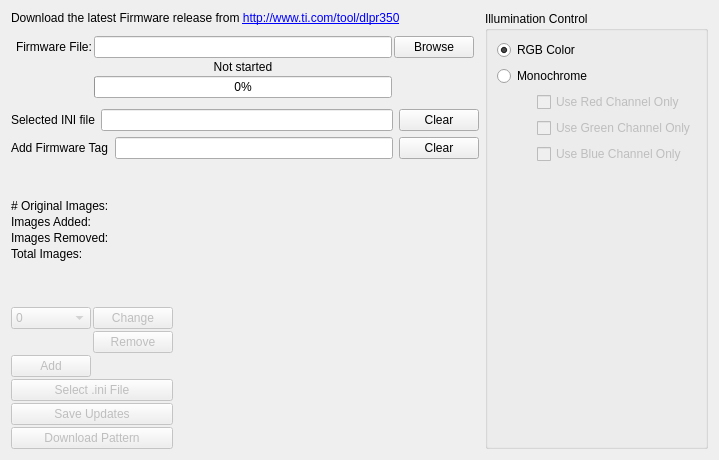
                <widget class="QWidget" name="tab_Create_Firmware">
                 <attribute name="title">
                  <string>Firmware Build</string>
                 </attribute>
                 <layout class="QFormLayout" name="formLayout_17">
                  <item row="0" column="0">
                   <layout class="QVBoxLayout" name="verticalLayout_2">
                    <item>
                     <widget class="QLabel" name="label_FWDwldLatFWLink">
                      <property name="sizePolicy">
                       <sizepolicy hsizetype="Preferred" vsizetype="Minimum">
                        <horstretch>0</horstretch>
                        <verstretch>0</verstretch>
                       </sizepolicy>
                      </property>
                      <property name="frameShape">
                       <enum>QFrame::NoFrame</enum>
                      </property>
                      <property name="frameShadow">
                       <enum>QFrame::Plain</enum>
                      </property>
                      <property name="text">
                       <string>&lt;html&gt;&lt;head/&gt;&lt;body&gt;&lt;p&gt;Download the latest Firmware release from &lt;a href=&quot;http://www.ti.com/tool/dlpr350&quot;&gt;&lt;span style=&quot; font-family:'.HelveticaNeueUI,serif'; text-decoration: underline; color:#0000ff;&quot;&gt;http://www.ti.com/tool/dlpr350&lt;/span&gt;&lt;/a&gt;&lt;/p&gt;&lt;/body&gt;&lt;/html&gt;</string>
                      </property>
                      <property name="openExternalLinks">
                       <bool>true</bool>
                      </property>
                     </widget>
                    </item>
                    <item>
                     <layout class="QGridLayout" name="gridLayout_4">
                      <property name="leftMargin">
                       <number>5</number>
                      </property>
                      <property name="topMargin">
                       <number>5</number>
                      </property>
                      <property name="rightMargin">
                       <number>5</number>
                      </property>
                      <property name="bottomMargin">
                       <number>5</number>
                      </property>
                      <property name="spacing">
                       <number>2</number>
                      </property>
                      <item row="2" column="1">
                       <widget class="QProgressBar" name="progressBar_FWFileParsing">
                        <property name="enabled">
                         <bool>true</bool>
                        </property>
                        <property name="value">
                         <number>0</number>
                        </property>
                       </widget>
                      </item>
                      <item row="1" column="1">
                       <widget class="QLabel" name="label_FWFileParseStatus">
                        <property name="text">
                         <string>Not started</string>
                        </property>
                        <property name="alignment">
                         <set>Qt::AlignCenter</set>
                        </property>
                       </widget>
                      </item>
                      <item row="0" column="1">
                       <widget class="QLineEdit" name="lineEdit_FWFileSelected">
                        <property name="toolTip">
                         <string>BMP File path</string>
                        </property>
                        <property name="readOnly">
                         <bool>true</bool>
                        </property>
                       </widget>
                      </item>
                      <item row="0" column="2">
                       <widget class="QPushButton" name="pushButton_FWSelectFWBin">
                        <property name="enabled">
                         <bool>true</bool>
                        </property>
                        <property name="text">
                         <string>Browse</string>
                        </property>
                       </widget>
                      </item>
                      <item row="0" column="0">
                       <widget class="QLabel" name="label_FWSelectFWFile">
                        <property name="text">
                         <string>Firmware File:</string>
                        </property>
                       </widget>
                      </item>
                     </layout>
                    </item>
                    <item>
                     <layout class="QHBoxLayout" name="horizontalLayout_6">
                      <item>
                       <widget class="QLabel" name="label_FWIniFile">
                        <property name="text">
                         <string>Selected INI file</string>
                        </property>
                       </widget>
                      </item>
                      <item>
                       <widget class="QLineEdit" name="lineEdit_FWIniFileSelected">
                        <property name="readOnly">
                         <bool>true</bool>
                        </property>
                       </widget>
                      </item>
                      <item>
                       <widget class="QPushButton" name="pushButton_FWClearSelIniFile">
                        <property name="text">
                         <string>Clear</string>
                        </property>
                       </widget>
                      </item>
                     </layout>
                    </item>
                    <item>
                     <layout class="QHBoxLayout" name="horizontalLayout_41">
                      <item>
                       <widget class="QLabel" name="label_add_fw_tag">
                        <property name="text">
                         <string>Add Firmware Tag</string>
                        </property>
                       </widget>
                      </item>
                      <item>
                       <widget class="QLineEdit" name="lineEdit_firmwareTagName"/>
                      </item>
                      <item>
                       <widget class="QPushButton" name="pushButton_FWClearFWTag">
                        <property name="text">
                         <string>Clear</string>
                        </property>
                       </widget>
                      </item>
                     </layout>
                    </item>
                    <item>
                     <widget class="QLabel" name="label_NewFWBuildPath">
                      <property name="sizePolicy">
                       <sizepolicy hsizetype="Minimum" vsizetype="Minimum">
                        <horstretch>0</horstretch>
                        <verstretch>0</verstretch>
                       </sizepolicy>
                      </property>
                      <property name="minimumSize">
                       <size>
                        <width>0</width>
                        <height>0</height>
                       </size>
                      </property>
                      <property name="text">
                       <string>&lt;html&gt;&lt;head/&gt;&lt;body&gt;&lt;p&gt;&lt;br/&gt;&lt;/p&gt;&lt;/body&gt;&lt;/html&gt;</string>
                      </property>
                      <property name="wordWrap">
                       <bool>true</bool>
                      </property>
                     </widget>
                    </item>
                    <item>
                     <layout class="QHBoxLayout" name="horizontalLayout_30">
                      <item>
                       <layout class="QVBoxLayout" name="verticalLayout_39">
                        <property name="spacing">
                         <number>2</number>
                        </property>
                        <item>
                         <widget class="QLabel" name="label_FWOrgSplashImageCount">
                          <property name="sizePolicy">
                           <sizepolicy hsizetype="Minimum" vsizetype="Minimum">
                            <horstretch>0</horstretch>
                            <verstretch>0</verstretch>
                           </sizepolicy>
                          </property>
                          <property name="text">
                           <string># Original Images: </string>
                          </property>
                         </widget>
                        </item>
                        <item>
                         <widget class="QLabel" name="label_FWNewSplashImageAddedCount">
                          <property name="sizePolicy">
                           <sizepolicy hsizetype="Minimum" vsizetype="Minimum">
                            <horstretch>0</horstretch>
                            <verstretch>0</verstretch>
                           </sizepolicy>
                          </property>
                          <property name="text">
                           <string>Images Added: </string>
                          </property>
                         </widget>
                        </item>
                        <item>
                         <widget class="QLabel" name="label_FWSplashImageRemovedCount">
                          <property name="sizePolicy">
                           <sizepolicy hsizetype="Minimum" vsizetype="Minimum">
                            <horstretch>0</horstretch>
                            <verstretch>0</verstretch>
                           </sizepolicy>
                          </property>
                          <property name="text">
                           <string>Images Removed: </string>
                          </property>
                         </widget>
                        </item>
                        <item>
                         <widget class="QLabel" name="label_FWAvaSplashImageCount">
                          <property name="sizePolicy">
                           <sizepolicy hsizetype="Minimum" vsizetype="Minimum">
                            <horstretch>0</horstretch>
                            <verstretch>0</verstretch>
                           </sizepolicy>
                          </property>
                          <property name="text">
                           <string>Total Images: </string>
                          </property>
                         </widget>
                        </item>
                        <item>
                         <spacer name="verticalSpacer_9">
                          <property name="orientation">
                           <enum>Qt::Vertical</enum>
                          </property>
                          <property name="sizeType">
                           <enum>QSizePolicy::MinimumExpanding</enum>
                          </property>
                          <property name="sizeHint" stdset="0">
                           <size>
                            <width>20</width>
                            <height>0</height>
                           </size>
                          </property>
                         </spacer>
                        </item>
                        <item>
                         <layout class="QGridLayout" name="gridLayout_7">
                          <property name="spacing">
                           <number>2</number>
                          </property>
                          <item row="1" column="1">
                           <widget class="QPushButton" name="pushButton_FWRemoveSplashImage">
                            <property name="enabled">
                             <bool>false</bool>
                            </property>
                            <property name="text">
                             <string>Remove</string>
                            </property>
                           </widget>
                          </item>
                          <item row="0" column="0">
                           <widget class="QComboBox" name="comboBox_FWSplashImageIndex">
                            <property name="enabled">
                             <bool>false</bool>
                            </property>
                            <item>
                             <property name="text">
                              <string>0</string>
                             </property>
                            </item>
                           </widget>
                          </item>
                          <item row="2" column="0">
                           <widget class="QPushButton" name="pushButton_FWAddSplashImage">
                            <property name="enabled">
                             <bool>false</bool>
                            </property>
                            <property name="text">
                             <string>Add</string>
                            </property>
                           </widget>
                          </item>
                          <item row="0" column="1">
                           <widget class="QPushButton" name="pushButton_FWChangeSplashImage">
                            <property name="enabled">
                             <bool>false</bool>
                            </property>
                            <property name="text">
                             <string>Change</string>
                            </property>
                           </widget>
                          </item>
                         </layout>
                        </item>
                        <item>
                         <widget class="QPushButton" name="pushButton_FWSelectIniFile">
                          <property name="enabled">
                           <bool>false</bool>
                          </property>
                          <property name="minimumSize">
                           <size>
                            <width>101</width>
                            <height>0</height>
                           </size>
                          </property>
                          <property name="text">
                           <string>Select .ini File</string>
                          </property>
                         </widget>
                        </item>
                        <item>
                         <widget class="QPushButton" name="pushButton_FWBuildNewFrmwImage">
                          <property name="enabled">
                           <bool>false</bool>
                          </property>
                          <property name="sizePolicy">
                           <sizepolicy hsizetype="Minimum" vsizetype="Fixed">
                            <horstretch>0</horstretch>
                            <verstretch>0</verstretch>
                           </sizepolicy>
                          </property>
                          <property name="text">
                           <string>Save Updates</string>
                          </property>
                         </widget>
                        </item>
                        <item>
                         <widget class="QPushButton" name="pushButton_FWSplashImageUpload">
                          <property name="enabled">
                           <bool>false</bool>
                          </property>
                          <property name="text">
                           <string>Download Pattern</string>
                          </property>
                         </widget>
                        </item>
                       </layout>
                      </item>
                      <item>
                       <widget class="QLabel" name="label_FWPreviewSelImage">
                        <property name="sizePolicy">
                         <sizepolicy hsizetype="Fixed" vsizetype="Fixed">
                          <horstretch>0</horstretch>
                          <verstretch>0</verstretch>
                         </sizepolicy>
                        </property>
                        <property name="minimumSize">
                         <size>
                          <width>300</width>
                          <height>250</height>
                         </size>
                        </property>
                        <property name="text">
                         <string/>
                        </property>
                       </widget>
                      </item>
                     </layout>
                    </item>
                   </layout>
                  </item>
                  <item row="0" column="1">
                   <widget class="QGroupBox" name="groupBox_FWIllumModSelect">
                    <property name="title">
                     <string>Illumination Control</string>
                    </property>
                    <layout class="QVBoxLayout" name="verticalLayout_36">
                     <item>
                      <layout class="QVBoxLayout" name="verticalLayout_35">
                       <item>
                        <widget class="QRadioButton" name="radioButton_FWIllumSelColor">
                         <property name="text">
                          <string>RGB Color</string>
                         </property>
                         <property name="checked">
                          <bool>true</bool>
                         </property>
                        </widget>
                       </item>
                       <item>
                        <widget class="QRadioButton" name="radioButton_FWIllumSelMono">
                         <property name="text">
                          <string>Monochrome</string>
                         </property>
                        </widget>
                       </item>
                       <item>
                        <layout class="QHBoxLayout" name="horizontalLayout_42">
                         <item>
                          <spacer name="horizontalSpacer_3">
                           <property name="orientation">
                            <enum>Qt::Horizontal</enum>
                           </property>
                           <property name="sizeHint" stdset="0">
                            <size>
                             <width>40</width>
                             <height>20</height>
                            </size>
                           </property>
                          </spacer>
                         </item>
                         <item>
                          <layout class="QVBoxLayout" name="verticalLayout_41">
                           <item>
                            <widget class="QCheckBox" name="checkBox_FWIllumSelMonoRedCh">
                             <property name="enabled">
                              <bool>false</bool>
                             </property>
                             <property name="text">
                              <string>Use Red Channel Only</string>
                             </property>
                            </widget>
                           </item>
                           <item>
                            <widget class="QCheckBox" name="checkBox_FWIllumSelMonoGreenCh">
                             <property name="enabled">
                              <bool>false</bool>
                             </property>
                             <property name="text">
                              <string>Use Green Channel Only</string>
                             </property>
                            </widget>
                           </item>
                           <item>
                            <widget class="QCheckBox" name="checkBox_FWIllumSelMonoBlueCh">
                             <property name="enabled">
                              <bool>false</bool>
                             </property>
                             <property name="text">
                              <string>Use Blue Channel Only</string>
                             </property>
                            </widget>
                           </item>
                          </layout>
                         </item>
                        </layout>
                       </item>
                      </layout>
                     </item>
                     <item>
                      <spacer name="verticalSpacer_12">
                       <property name="orientation">
                        <enum>Qt::Vertical</enum>
                       </property>
                       <property name="sizeHint" stdset="0">
                        <size>
                         <width>20</width>
                         <height>40</height>
                        </size>
                       </property>
                      </spacer>
                     </item>
                    </layout>
                   </widget>
                  </item>
                 </layout>
                </widget>
